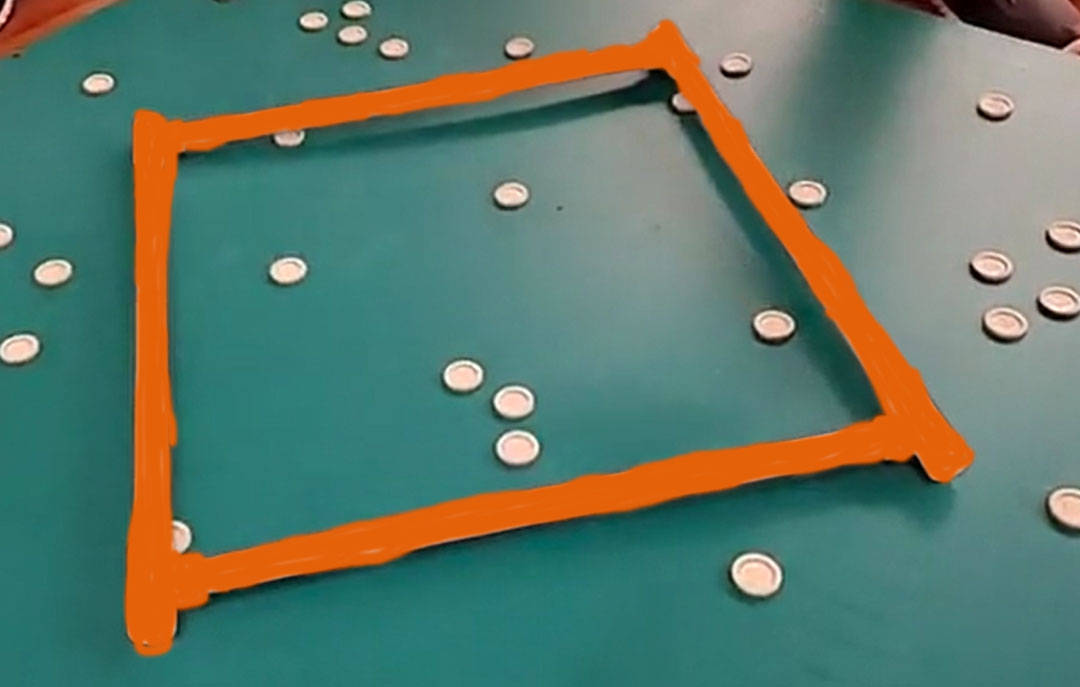
#> input picture Testing/Mussel Counting Testing/mussels_orange.jpg, 1080 x 687 px
$ python mussels.py
#> lines starting #> are read from the running program, lines starting #| are printed output that depends on the picture; after the words box and inside, x2 and y2 are one past the last pixel; in counts of white or black regions, pixels touching at a corner belong together; long printed decimals are rounded
import numpy as np
import cv2
mussel_numbers = 0


img = cv2.imread('mussels_orange.jpg')
#> img is the input picture: shape (687, 1080, 3); mean B, G, R 106.1, 121.3, 95.2
cv2.imshow('image',img)

hsv = cv2.cvtColor(img, cv2.COLOR_BGR2HSV)
#> hsv: shape (687, 1080, 3); mean H, S, V 68.8, 124.8, 137.1

lower_white = np.array([0,34, 161])
upper_white = np.array([355, 141, 255])

lower_orange = np.array([10,90,164])
upper_orange = np.array([255,255,255])

mussel_mask = cv2.inRange(hsv, lower_white, upper_white)
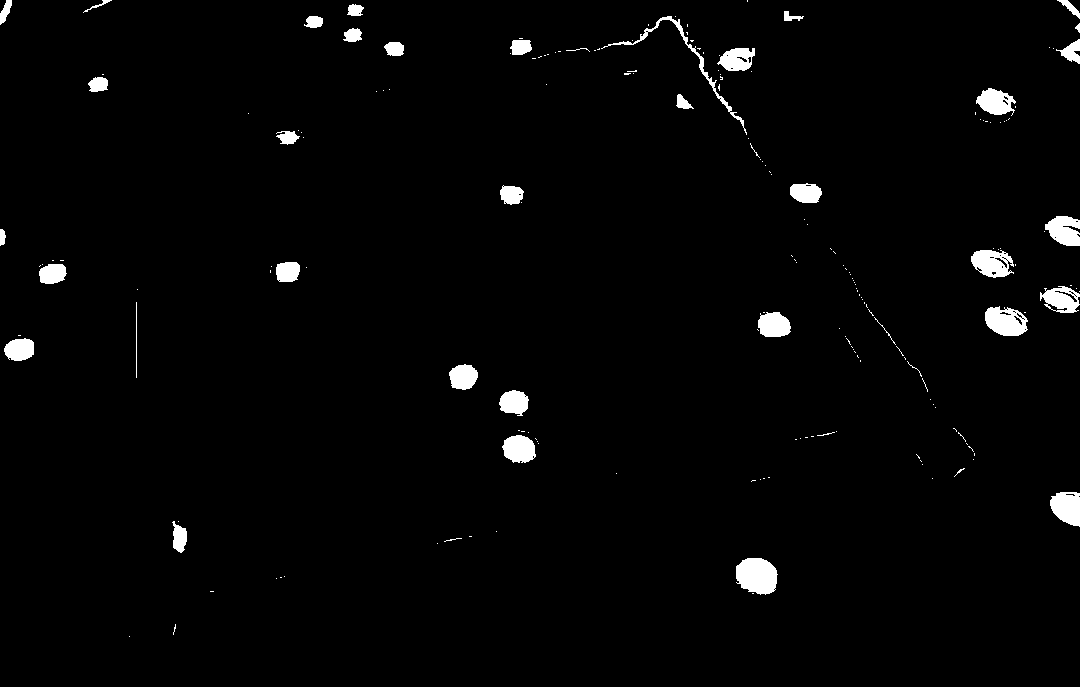
#> mussel_mask: shape (687, 1080); 2.1% white; 192 white regions (152 under 20 px), largest, box (x1, y1, x2, y2) and area: (736, 558, 778, 595) 1220, (985, 306, 1028, 336) 922, (971, 250, 1014, 278) 834
quadrat_mask = cv2.inRange(hsv, lower_orange, upper_orange)
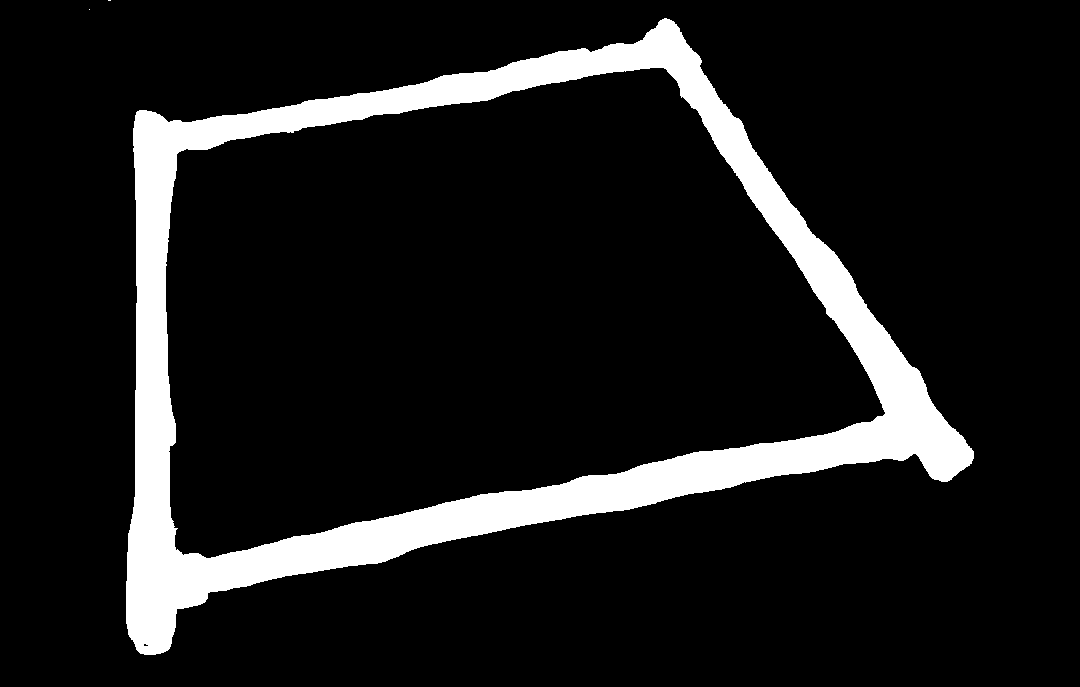
#> quadrat_mask: shape (687, 1080); 11% white; 3 white regions (2 under 20 px), largest, box (x1, y1, x2, y2) and area: (126, 18, 974, 655) 81962

mussel_mask = cv2.erode(mussel_mask, None, iterations=2)
#> mussel_mask: shape (687, 1080); 1.1% white; 39 white regions (10 under 20 px), largest, box (x1, y1, x2, y2) and area: (738, 560, 775, 592) 919, (1052, 494, 1080, 524) 581, (987, 309, 1023, 334) 497
mussel_mask = cv2.dilate(mussel_mask, None, iterations=3)
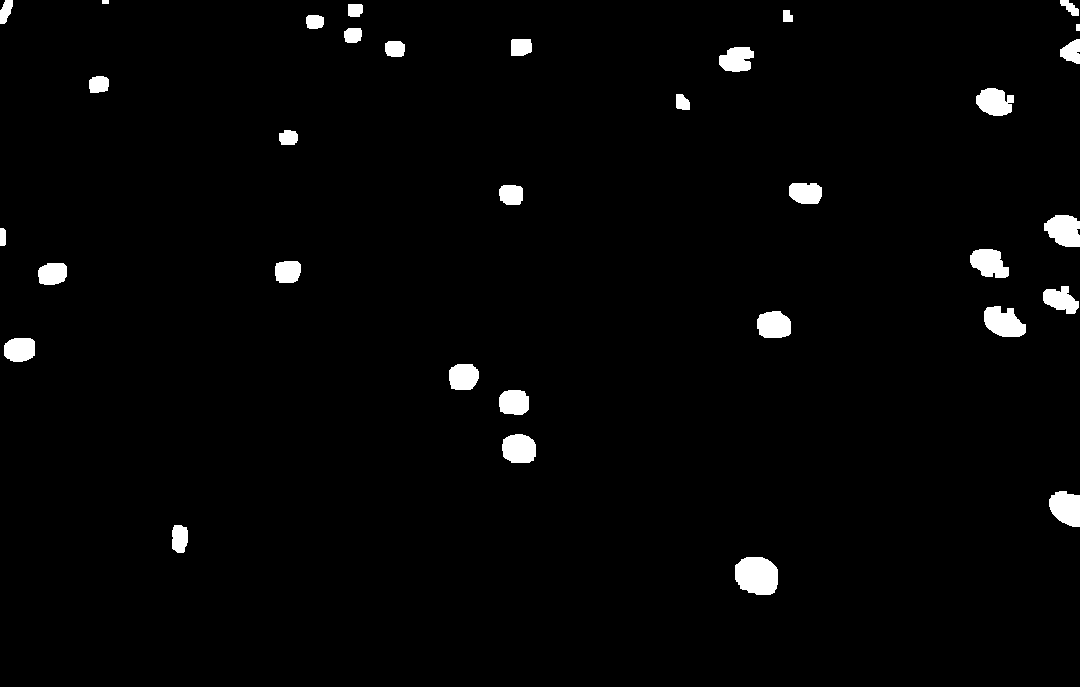
#> mussel_mask: shape (687, 1080); 2.2% white; 33 white regions

#create quadrat contours
quadrat_contours, hierarchy = cv2.findContours(quadrat_mask, cv2.RETR_TREE, cv2.CHAIN_APPROX_SIMPLE)
#> quadrat_contours = 5 contours, 3 with area under 20; largest, box (x1, y1, x2, y2) and area: (126, 18, 974, 655) 325055, (165, 67, 886, 559) 245286

#delete extra contours
contour_areas= []
for contour in quadrat_contours:
    area = cv2.contourArea(contour)
    contour_areas.append(area)
#> this loop made 5 passes
#> area on passes 1, 3: 325055, 245286.5
#> after the loop, contour_areas = [325055, 10.5, 245286.5, 0, 0]

max_contour = contour_areas.index(max(contour_areas))
#> max_contour = 0

del quadrat_contours[max_contour]
del contour_areas[max_contour]

inner_contour_index = contour_areas.index(max(contour_areas))
#> inner_contour_index = 1

quadrat_contours = [quadrat_contours[inner_contour_index]]
#> quadrat_contours = 1 contour; box (x1, y1, x2, y2) and area: (165, 67, 886, 559) 245286

#drawing quadrat contours
quadrat_drawing = cv2.drawContours(img.copy(), quadrat_contours, -1, (0,255,0), 3)
cv2.imwrite("quadrat_mask.jpg", quadrat_drawing)

#creat img that is white inside of the quadrat contours and black overywhere else.
white = [255,255,255]
mask = np.zeros_like(img)
contour_mask = cv2.drawContours(mask, quadrat_contours, 0, white, -1) # Draw filled contour in mask
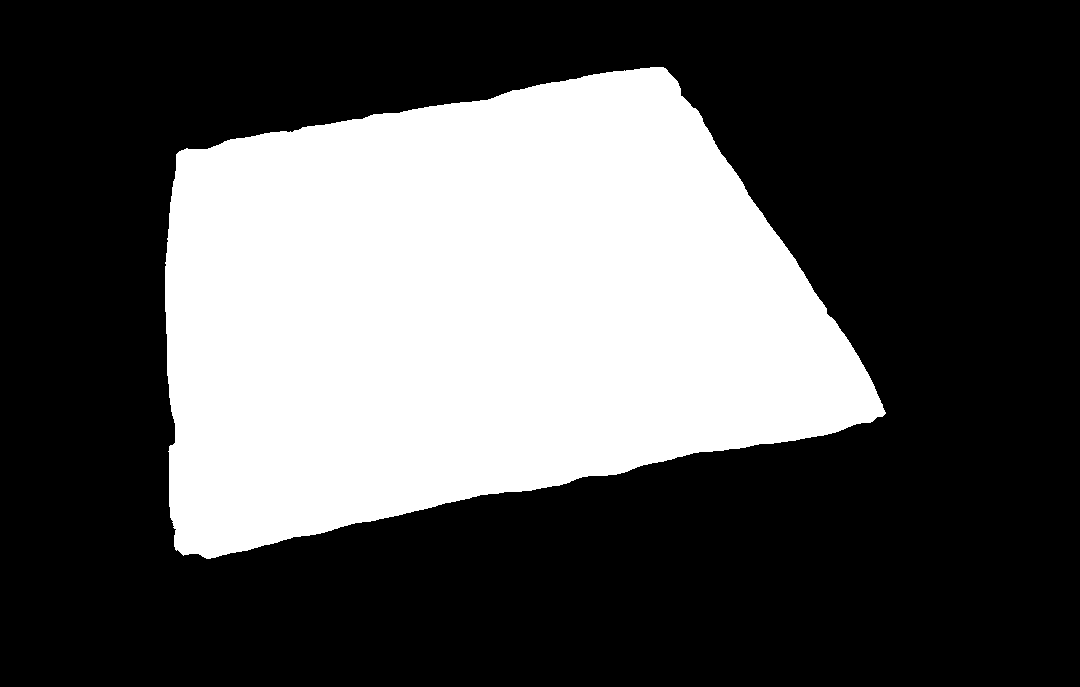
#> contour_mask: shape (687, 1080, 3); 33.2% white; 1 white region, box (x1, y1, x2, y2) and area: (165, 67, 886, 559) 246266

#converting contour_mask from rgb to hsv
hsv_white = cv2.cvtColor(contour_mask.copy(), cv2.COLOR_BGR2HSV)
#> hsv_white: shape (687, 1080, 3); mean H, S, V 0, 0, 84.6
lower_white = np.array([0,0,184])
upper_white = np.array([359, 225, 255])
quadrat_area_mask = cv2.inRange(hsv_white, lower_white, upper_white)

mussels_in_quadrat = np.logical_and(mussel_mask, quadrat_area_mask)
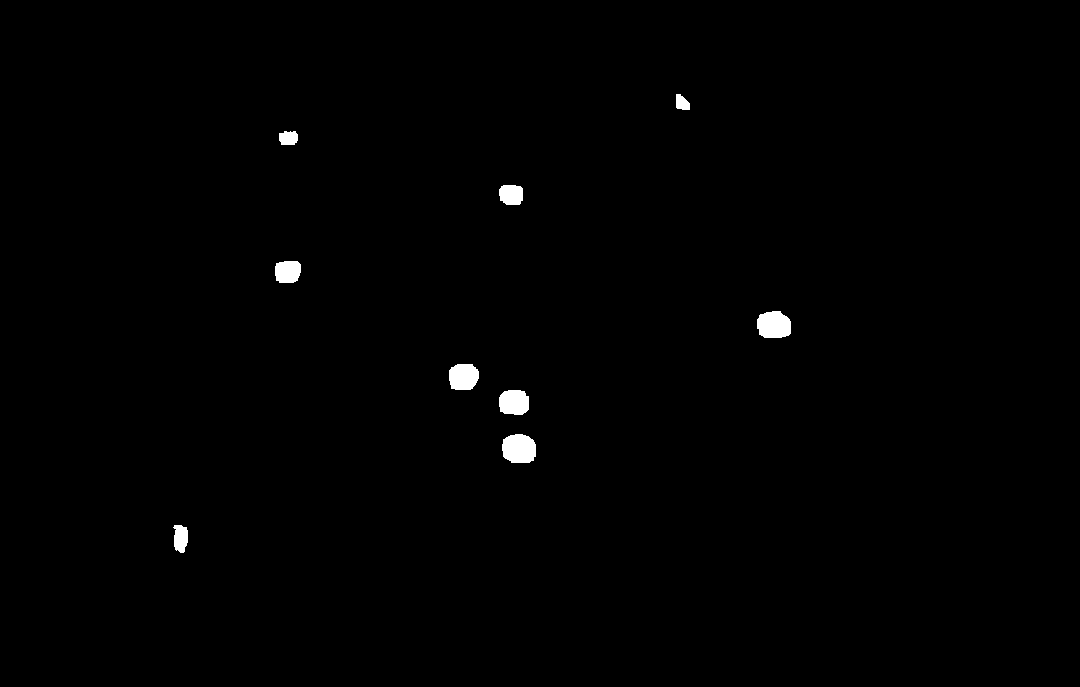
#> mussels_in_quadrat: shape (687, 1080) bool; 0.62% white; 9 white regions, largest, box (x1, y1, x2, y2) and area: (502, 434, 536, 463) 837, (757, 311, 791, 338) 777, (449, 364, 479, 390) 672
mussels_in_quadrat = mussels_in_quadrat.astype(np.uint8)

#converting 0s and 1s to 0s and 255s
mussels_in_quadrat = mussels_in_quadrat*255
#> mussels_in_quadrat: shape (687, 1080); 0.62% white; 9 white regions

#creating and drawing contours around mussels
mussel_contours, hierarchy = cv2.findContours(mussels_in_quadrat.copy(), cv2.RETR_TREE, cv2.CHAIN_APPROX_SIMPLE)
#> mussel_contours = 9 contours; largest, box (x1, y1, x2, y2) and area: (502, 434, 536, 463) 786, (757, 311, 791, 338) 728, (449, 364, 479, 390) 626, (499, 390, 529, 415) 609, (275, 261, 301, 283) 468
drawing = cv2.drawContours(mussels_in_quadrat.copy(),mussel_contours, -1, (0,255,0), 3)
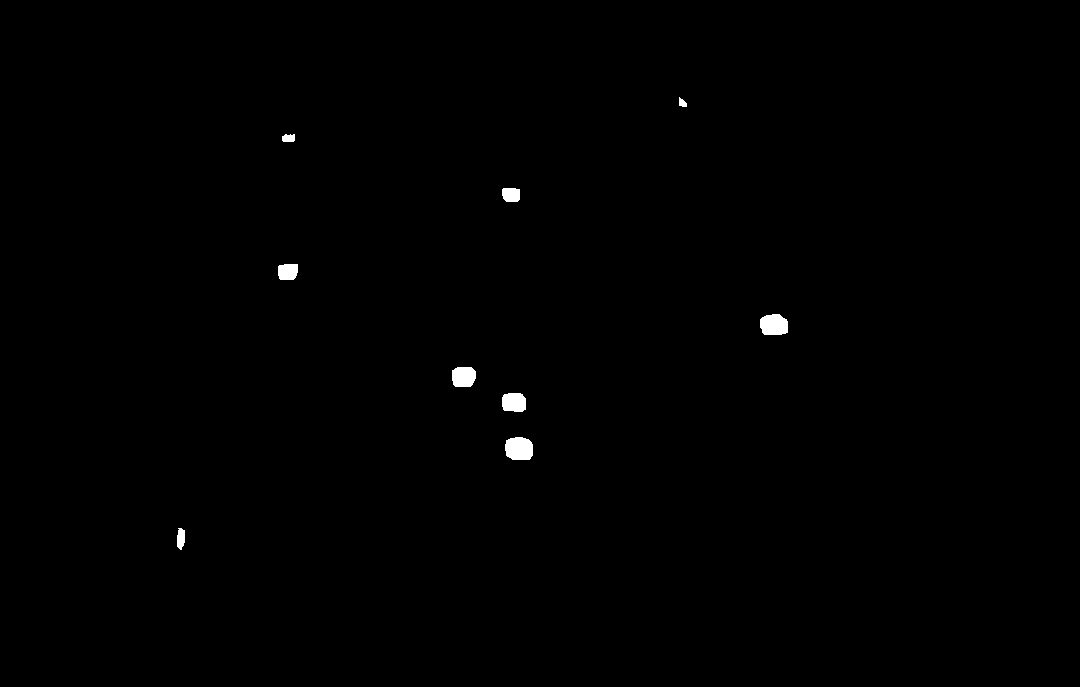
#> drawing: shape (687, 1080); 0.37% white; 9 white regions, largest, box (x1, y1, x2, y2) and area: (505, 437, 533, 460) 562, (760, 314, 788, 335) 508, (452, 367, 476, 387) 430
cv2.imwrite('final_img.jpg', drawing)
cv2.imshow('final img', drawing)


#counting mussels
for i in range(len(mussel_contours)):
    mussel_numbers += 1
#> this loop made 9 passes
#> after the loop, mussel_numbers = 9
mussel_numbers = str(mussel_numbers)
#> mussel_numbers = '9'
print(mussel_numbers + " mussels whithin this quadrat.")
#| 9 mussels whithin this quadrat.

areaInQuadrat = 2.5 #meters
areaMusselBed = 561 #meters
filtrationRate = 8.97 #L/hr

estimatedTotalMussel = (int(mussel_numbers)/areaInQuadrat)*areaMusselBed
#> estimatedTotalMussel = 2019.6
estimatedWaterFiltered = estimatedTotalMussel*filtrationRate
#> estimatedWaterFiltered = 18115.8

print('Estimated number of total mussel: ',estimatedTotalMussel)
#| Estimated number of total mussel:  2019.600
print('Estimated amount of water filtered :', estimatedWaterFiltered, 'L/hr')
#| Estimated amount of water filtered : 18115.812 L/hr
cv2.waitKey(0)
cv2.destroyAllWindows()
